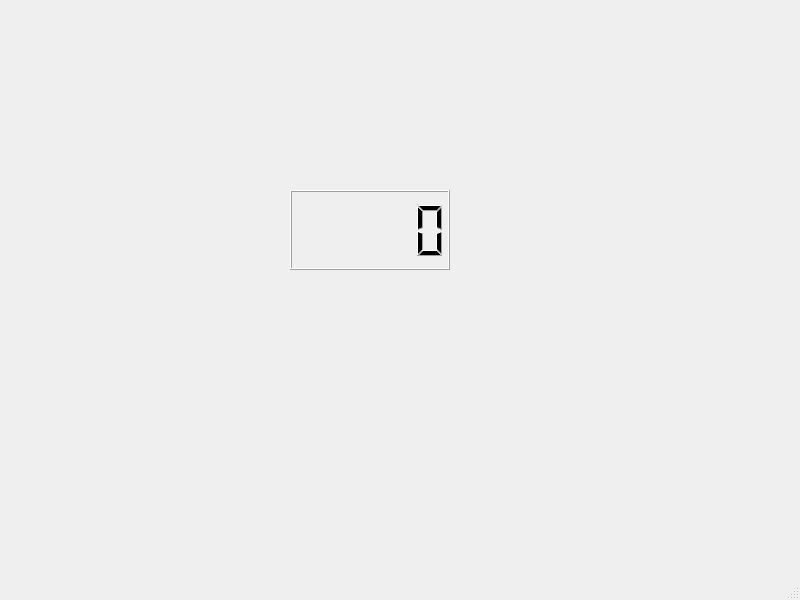
<?xml version="1.0" encoding="UTF-8"?>
<ui version="4.0">
 <class>MainWindow</class>
 <widget class="QMainWindow" name="MainWindow">
  <property name="geometry">
   <rect>
    <x>0</x>
    <y>0</y>
    <width>800</width>
    <height>600</height>
   </rect>
  </property>
  <property name="windowTitle">
   <string>MainWindow</string>
  </property>
  <widget class="QWidget" name="centralwidget">
   <widget class="QWidget" name="gridLayoutWidget">
    <property name="geometry">
     <rect>
      <x>290</x>
      <y>190</y>
      <width>160</width>
      <height>80</height>
     </rect>
    </property>
    <layout class="QGridLayout" name="gridLayout">
     <item row="1" column="0">
      <widget class="QLCDNumber" name="lcdNumber"/>
     </item>
    </layout>
   </widget>
  </widget>
  <widget class="QMenuBar" name="menubar">
   <property name="geometry">
    <rect>
     <x>0</x>
     <y>0</y>
     <width>800</width>
     <height>21</height>
    </rect>
   </property>
  </widget>
  <widget class="QStatusBar" name="statusbar"/>
 </widget>
 <resources/>
 <connections/>
</ui>
